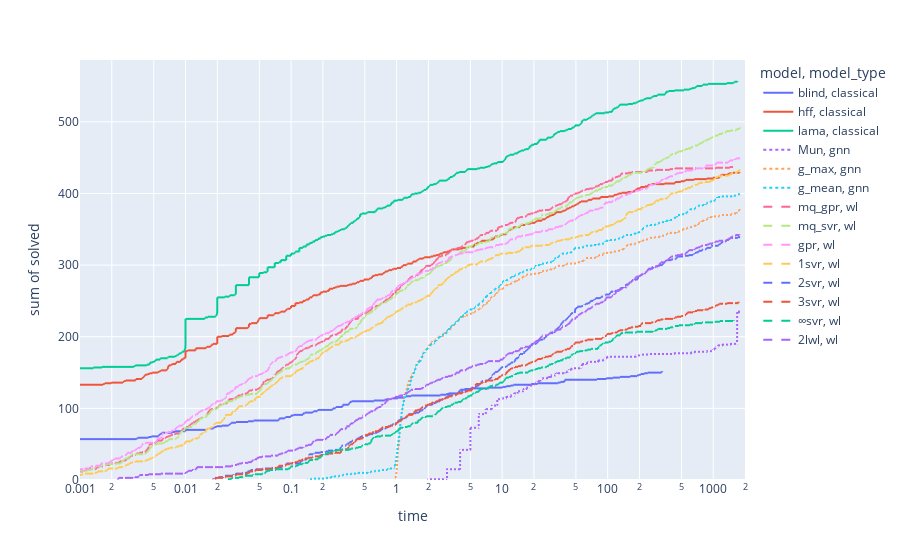

Notebook code for this chart:
### Markdown cell above
### Cumulative runtime

### Code cell
fig = px.ecdf(
    WHOLE_DF,
    x="time",
    y="solved",
    color="model",
    line_dash="model_type",
    ecdfnorm=None,
    log_x=True,
    range_x=(1e-3, 2000),
)
fig.show()
fig.write_html("px/cumulative_runtime.html")

### Figure 1 — Plotly figure (JSON) as saved in the notebook; plotly's stock layout.template omitted (floating-point values rounded to 4 significant figures; data arrays with more than 128 entries replaced by an {"elided": "..."} marker saying what was removed)
{"data": [{"hovertemplate": "model=blind<br>model_type=classical<br>time=%{x}<br>sum of solved=%{y}<extra></extra>", "legendgroup": "blind, classical", "line": {"dash": "solid", "shape": "hv"}, "marker": {"color": "#636efa", "symbol": "circle"}, "mode": "lines", "name": "blind, classical", "showlegend": true, "type": "scattergl", "x": {"elided": "900 float values"}, "xaxis": "x", "y": {"elided": "900 int values"}, "yaxis": "y"}, {"hovertemplate": "model=hff<br>model_type=classical<br>time=%{x}<br>sum of solved=%{y}<extra></extra>", "legendgroup": "hff, classical", "line": {"dash": "solid", "shape": "hv"}, "marker": {"color": "#EF553B", "symbol": "circle"}, "mode": "lines", "name": "hff, classical", "showlegend": true, "type": "scattergl", "x": {"elided": "900 float values"}, "xaxis": "x", "y": {"elided": "900 int values"}, "yaxis": "y"}, {"hovertemplate": "model=lama<br>model_type=classical<br>time=%{x}<br>sum of solved=%{y}<extra></extra>", "legendgroup": "lama, classical", "line": {"dash": "solid", "shape": "hv"}, "marker": {"color": "#00cc96", "symbol": "circle"}, "mode": "lines", "name": "lama, classical", "showlegend": true, "type": "scattergl", "x": {"elided": "900 float values"}, "xaxis": "x", "y": {"elided": "900 int values"}, "yaxis": "y"}, {"hovertemplate": "model=Mun<br>model_type=gnn<br>time=%{x}<br>sum of solved=%{y}<extra></extra>", "legendgroup": "Mun, gnn", "line": {"dash": "dot", "shape": "hv"}, "marker": {"color": "#ab63fa", "symbol": "circle"}, "mode": "lines", "name": "Mun, gnn", "showlegend": true, "type": "scattergl", "x": {"elided": "900 int values"}, "xaxis": "x", "y": {"elided": "900 int values"}, "yaxis": "y"}, {"hovertemplate": "model=g_max<br>model_type=gnn<br>time=%{x}<br>sum of solved=%{y}<extra></extra>", "legendgroup": "g_max, gnn", "line": {"dash": "dot", "shape": "hv"}, "marker": {"color": "#FFA15A", "symbol": "circle"}, "mode": "lines", "name": "g_max, gnn", "showlegend": true, "type": "scattergl", "x": {"elided": "900 float values"}, "xaxis": "x", "y": {"elided": "900 int values"}, "yaxis": "y"}, {"hovertemplate": "model=g_mean<br>model_type=gnn<br>time=%{x}<br>sum of solved=%{y}<extra></extra>", "legendgroup": "g_mean, gnn", "line": {"dash": "dot", "shape": "hv"}, "marker": {"color": "#19d3f3", "symbol": "circle"}, "mode": "lines", "name": "g_mean, gnn", "showlegend": true, "type": "scattergl", "x": {"elided": "900 float values"}, "xaxis": "x", "y": {"elided": "900 int values"}, "yaxis": "y"}, {"hovertemplate": "model=mq_gpr<br>model_type=wl<br>time=%{x}<br>sum of solved=%{y}<extra></extra>", "legendgroup": "mq_gpr, wl", "line": {"dash": "dash", "shape": "hv"}, "marker": {"color": "#FF6692", "symbol": "circle"}, "mode": "lines", "name": "mq_gpr, wl", "showlegend": true, "type": "scattergl", "x": {"elided": "900 float values"}, "xaxis": "x", "y": {"elided": "900 int values"}, "yaxis": "y"}, {"hovertemplate": "model=mq_svr<br>model_type=wl<br>time=%{x}<br>sum of solved=%{y}<extra></extra>", "legendgroup": "mq_svr, wl", "line": {"dash": "dash", "shape": "hv"}, "marker": {"color": "#B6E880", "symbol": "circle"}, "mode": "lines", "name": "mq_svr, wl", "showlegend": true, "type": "scattergl", "x": {"elided": "900 float values"}, "xaxis": "x", "y": {"elided": "900 int values"}, "yaxis": "y"}, {"hovertemplate": "model=gpr<br>model_type=wl<br>time=%{x}<br>sum of solved=%{y}<extra></extra>", "legendgroup": "gpr, wl", "line": {"dash": "dash", "shape": "hv"}, "marker": {"color": "#FF97FF", "symbol": "circle"}, "mode": "lines", "name": "gpr, wl", "showlegend": true, "type": "scattergl", "x": {"elided": "900 float values"}, "xaxis": "x", "y": {"elided": "900 int values"}, "yaxis": "y"}, {"hovertemplate": "model=1svr<br>model_type=wl<br>time=%{x}<br>sum of solved=%{y}<extra></extra>", "legendgroup": "1svr, wl", "line": {"dash": "dash", "shape": "hv"}, "marker": {"color": "#FECB52", "symbol": "circle"}, "mode": "lines", "name": "1svr, wl", "showlegend": true, "type": "scattergl", "x": {"elided": "900 float values"}, "xaxis": "x", "y": {"elided": "900 int values"}, "yaxis": "y"}, {"hovertemplate": "model=2svr<br>model_type=wl<br>time=%{x}<br>sum of solved=%{y}<extra></extra>", "legendgroup": "2svr, wl", "line": {"dash": "dash", "shape": "hv"}, "marker": {"color": "#636efa", "symbol": "circle"}, "mode": "lines", "name": "2svr, wl", "showlegend": true, "type": "scattergl", "x": {"elided": "900 float values"}, "xaxis": "x", "y": {"elided": "900 int values"}, "yaxis": "y"}, {"hovertemplate": "model=3svr<br>model_type=wl<br>time=%{x}<br>sum of solved=%{y}<extra></extra>", "legendgroup": "3svr, wl", "line": {"dash": "dash", "shape": "hv"}, "marker": {"color": "#EF553B", "symbol": "circle"}, "mode": "lines", "name": "3svr, wl", "showlegend": true, "type": "scattergl", "x": {"elided": "900 float values"}, "xaxis": "x", "y": {"elided": "900 int values"}, "yaxis": "y"}, {"hovertemplate": "model=∞svr<br>model_type=wl<br>time=%{x}<br>sum of solved=%{y}<extra></extra>", "legendgroup": "∞svr, wl", "line": {"dash": "dash", "shape": "hv"}, "marker": {"color": "#00cc96", "symbol": "circle"}, "mode": "lines", "name": "∞svr, wl", "showlegend": true, "type": "scattergl", "x": {"elided": "900 float values"}, "xaxis": "x", "y": {"elided": "900 int values"}, "yaxis": "y"}, {"hovertemplate": "model=2lwl<br>model_type=wl<br>time=%{x}<br>sum of solved=%{y}<extra></extra>", "legendgroup": "2lwl, wl", "line": {"dash": "dash", "shape": "hv"}, "marker": {"color": "#ab63fa", "symbol": "circle"}, "mode": "lines", "name": "2lwl, wl", "showlegend": true, "type": "scattergl", "x": {"elided": "900 float values"}, "xaxis": "x", "y": {"elided": "900 int values"}, "yaxis": "y"}], "layout": {"legend": {"title": {"text": "model, model_type"}, "tracegroupgap": 0}, "margin": {"t": 60}, "xaxis": {"anchor": "y", "domain": [0, 1], "range": [-3.0, 3.301], "title": {"text": "time"}, "type": "log"}, "yaxis": {"anchor": "x", "domain": [0, 1], "rangemode": "tozero", "title": {"text": "sum of solved"}}}}
